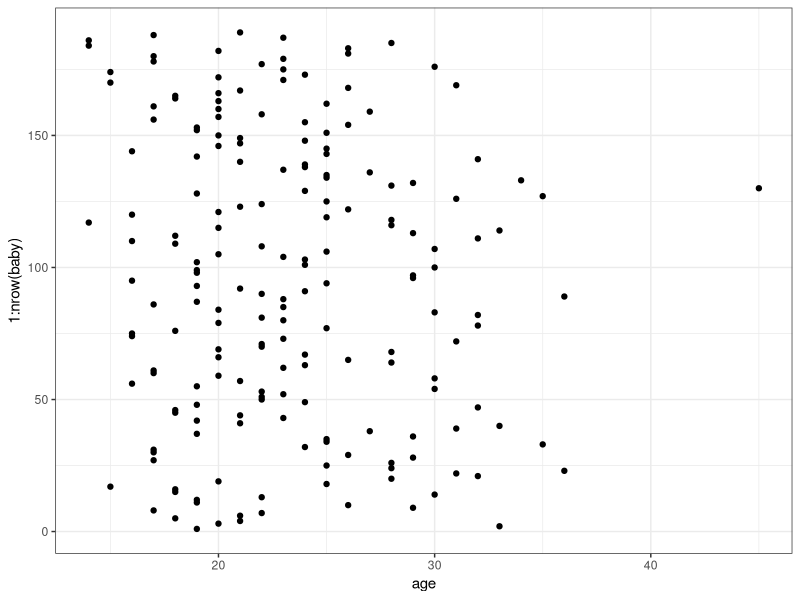
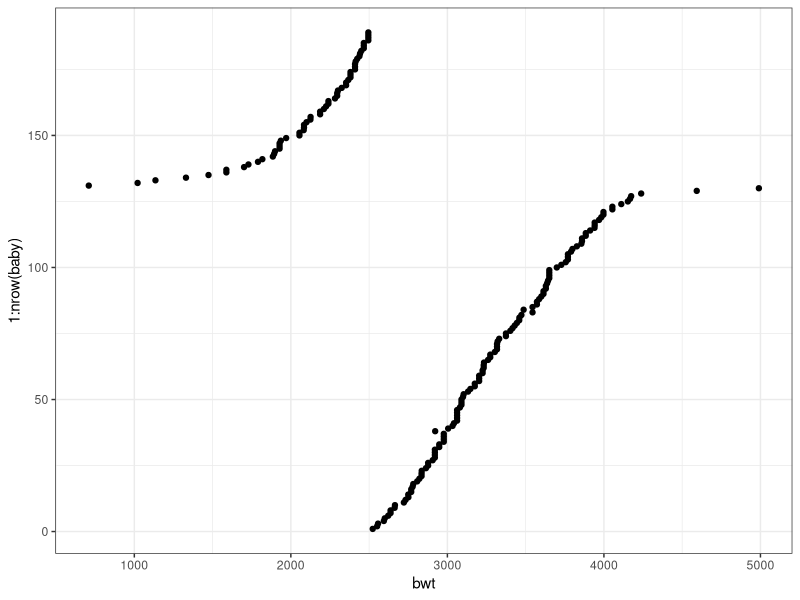
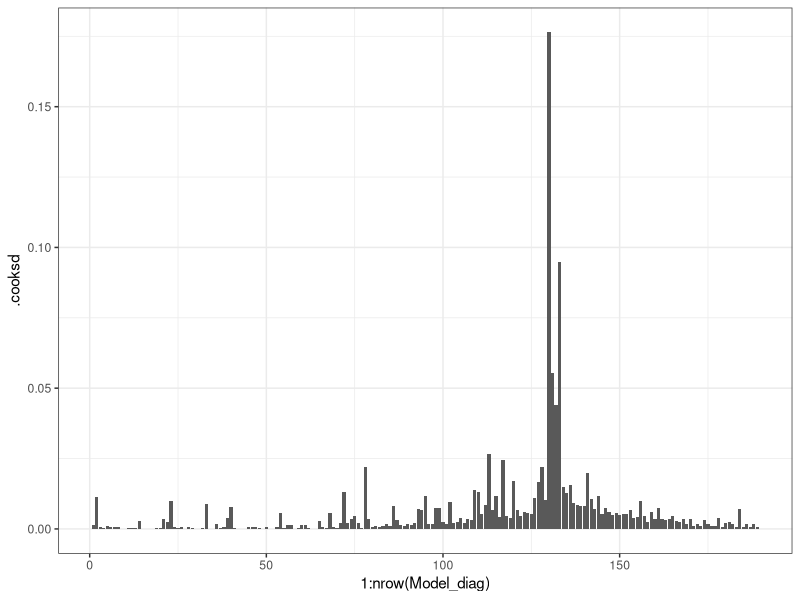
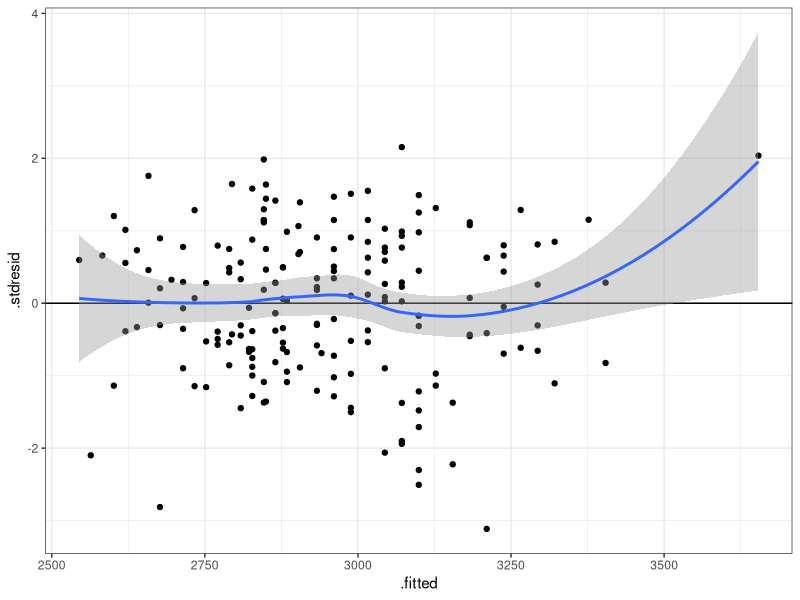
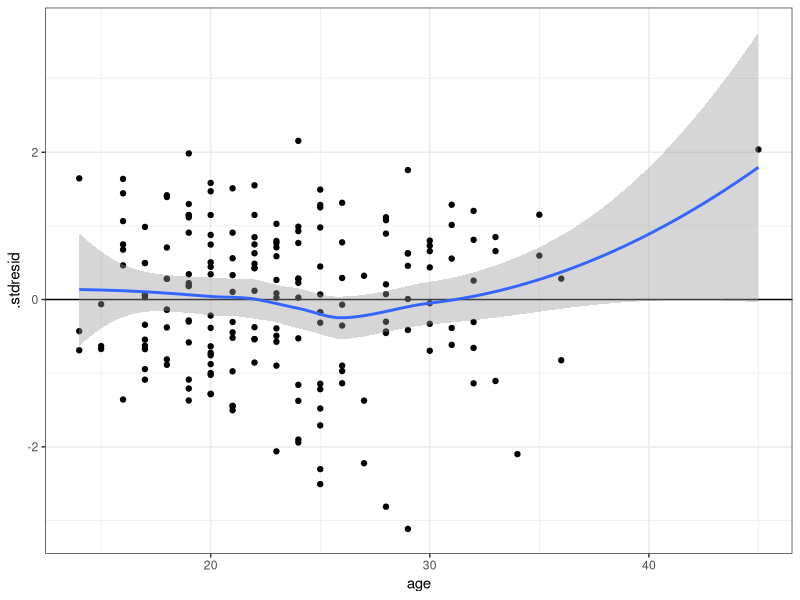
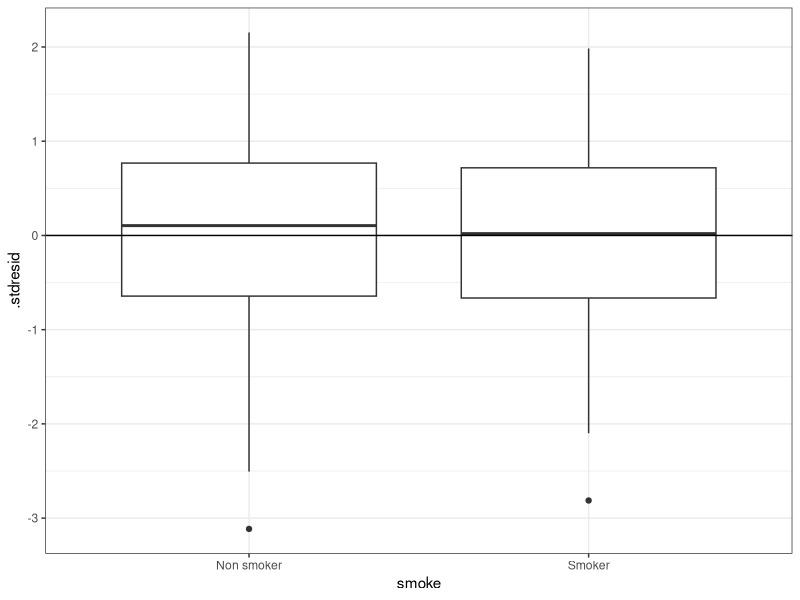
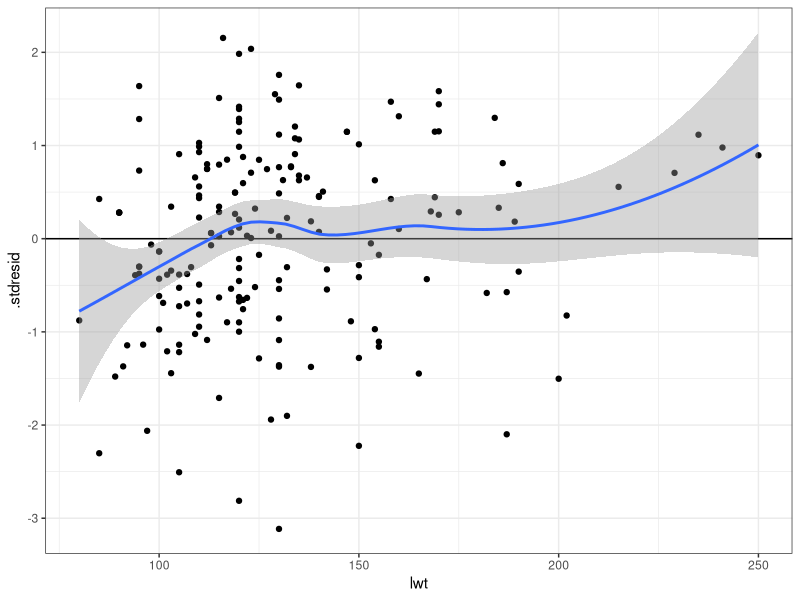

Generate these figures, in order, with R: (Note: this script raises an error after producing the figures.)
# Модели со взаимодействием дискретных и непрерывных предикторов
# В.М. Хайтов, к.б.н.
# Биологический факультет, СПбГУ

# чтобы избежать scientific notation
options(scipen = 6, digits = 3)


# Подбор модели со взаимодействием дискретного и непрерывного предикторов  --------------------------
# Вес новорожденного у курящих и некурящих матерей
# Зависимая переменная:
# - `bwt` --- вес ребенка при рождении.
# Предикторы:
# - `age` --- возраст матери (непрерывный предиктор) .
# - `smoke` --- курила ли мать во время беременности (дискретный предиктор).
# Данные: Hosmer, Lemeshow, 1989

# Чтение данных
library(MASS)
baby <- birthwt # Переименуем данные для удобства
str(baby)

# Преобразуем значения перменных
baby$smoke[baby$smoke == 1] <- 'Smoker'
baby$smoke[baby$smoke == 0] <- 'Non smoker'
baby$smoke <- factor(baby$smoke)

# Исследуем данные
library(ggplot2)
theme_set(theme_bw())
gg_dot <- ggplot(baby, aes(y = 1:nrow(baby))) + geom_point()
gg_dot + aes(x = age)

# Исследуем данные
gg_dot + aes(x = bwt)

# Исследуем данные
table(baby$smoke)
table(baby$age)

# Строим полную модель
Model <- lm(bwt ~ age * smoke, data = baby)

# Диагностика модели --------------------------
# Проверка на коллинеарность
# Построим упрощенную модель для того, чтобы воспользоваться функцией `vif()` из пакета `car`
Mod_vif <- lm(bwt ~ age + smoke, data = baby)
library(car)
vif(Mod_vif)
# Коллинеарности нет.

# Анализ остатков
# Данные для графиков остатков
Model_diag <- fortify(Model)
head(Model_diag)

# График расстояния Кука
ggplot(Model_diag, aes(x = 1:nrow(Model_diag), y = .cooksd)) +
  geom_bar(stat = 'identity')

# График остатков в зависимости от предсказанных значений
gg_resid <- ggplot(data = Model_diag, aes(x = .fitted, y = .stdresid)) +
  geom_point() + geom_hline(yintercept = 0) + geom_smooth()
gg_resid

# Графики остатков в зависимости от предикторов, включенных в модель
# Непрерывный предиктор
gg_resid + aes(x = age)
# Дискретный фактор
ggplot(Model_diag, aes(x = smoke, y = .stdresid)) +
  geom_boxplot() + geom_hline(yintercept = 0)

# Графики остатков в зависимости от предикторов, не включеных в модель
Model_diag$lwt <- baby$lwt
ggplot(data = Model_diag, aes(x = lwt, y = .stdresid)) +
  geom_point() + geom_hline(yintercept = 0) + geom_smooth()

# Квантильный график остатков
library(car)
qqPlot(Model, id = FALSE)


# Анатомируем модель  --------------------------

# Результаты подбора модели
summary(Model)

# Можем ли мы избавиться от взаимодействия?
drop1(Model, test = 'F')
# Если удалить взаимодействия, то модель значимо изменится.

# Модельная матрица при наличии взаимодействий дискретного и непрерывного предиктора
X <- model.matrix(Model)
head(X, 10)

# Вектор коэффициентов
options(digits = 6)
b <- coefficients(Model)
b

# Предсказанные значения в матричном виде
as.numeric(fitted(Model)[1])
(X %*% b) [1]

# Предсказанное значение для объекта, относящегося к базовому уровню
X[1,] # Первая строка в модельной матрице

# Что происходит при матричном умножении
1 * 2406.0580 + 19.0 * 27.7314  + 0 * 798.1749 + 0 * -46.5719


# Предсказанное значение для объекта, не относящегося к базовому уровню
as.numeric(fitted(Model)[3])
X[3,] # Третья строка в модельной матрице

# Что происходит при матричном умножении
1 * 2406.0580 + 20 * 27.7314  + 1 * 798.1749 + 20 * -46.5719



# Визуализация модели со взаимодействием дискретного и непрерывного предикторов  --------------------------

# Диапазон возрастов разный для курящих и некурящих, поэтому...
library(dplyr)
new_data <- baby %>% group_by(smoke)%>%
  do(data.frame(age = seq(min(.$age), max(.$age), length.out = 100)))

# Предсказанные значения
Predictions <- predict(Model, newdata = new_data, se.fit = TRUE)
new_data$fit <- Predictions$fit

# Стандартные ошибки
new_data$se <- Predictions$se.fit
# Критические значения t
t_crit <- qt(0.975, df = nrow(baby) - length(coef(Model)))
# Доверительный интервал
new_data$upr <- new_data$fit + t_crit * new_data$se
new_data$lwr <- new_data$fit - t_crit * new_data$se

# Рисуем график предсказаний
Pl_smoke <- ggplot(new_data, aes(x = age, y = fit)) +
  geom_ribbon(alpha = 0.2, aes(ymin = lwr, ymax = upr, group = smoke)) +
  geom_line(aes(colour = smoke))
Pl_smoke

# На графике предсказаний можно показать исходные значения
Pl_final <- Pl_smoke +
  geom_point(data = baby, aes(x = age, y = bwt, colour = smoke)) +
  scale_colour_discrete('Курила ли мать', labels = c('Не курила', 'Курила')) +
  labs(x = 'Возраст матери', y = 'Вес новорожденного')
Pl_final



# Модели с несколькими уровнями дискретного предиктора и взаимодействием --------------------------


# От чего зависит  обилие птиц во фрагментированных ландшафтах Австралии

bird <- read.csv('data/loyn.csv')

# Предположим, что в фокусе нашего исследования влияние на птиц выпаса скота, но вкупе с другими предикторами, которые также могут влиять на обилие птиц.
# Данные: Loyn, 1987
# Источник: Quinn,Keugh,2002

# Зависимая перменная
# `ABUND` --- обилие птиц на стандартном маршруте
# Предикторов очень много
#
# - `AREA` --- площадь лесного массива (Га)
# - `YRISOL` --- год, в котором произошла изоляция лесного массива
# - `DIST` --- расстояние до ближайшего другого лесного массива (км)
# - `LDIST` --- расстояние до ближайшего более крупного массива (км)
# - `GRAZE` --- качественная оценка уровня выпаса скота (1 - низкий уровень, 5 - высокий уровень)
# - `ALT` --- высота над уровнем моря (м)

# Нет ли выбросов в зависимой переменной?
gg_dot <- ggplot(bird, aes(y = 1:nrow(bird))) + geom_point()
gg_dot + aes(x = ABUND)

# Нет ли выбросов в переменной `AREA`?
gg_dot + aes(x = AREA)

# Нет ли выбросов в переменной `YRISOL`?
gg_dot + aes(x = YRISOL)

# Нет ли выбросов в переменной `DIST`?
gg_dot + aes(x = DIST)

# Нет ли выбросов в переменной `LDIST`?
gg_dot + aes(x = LDIST)

# Нет ли выбросов в переменной `GRAZE`?
gg_dot + aes(x = GRAZE)
# На самом деле это дискретная переменная.
# Ее нужно сделать фактором.

# Нет ли выбросов в переменной `ALT`?
gg_dot + aes(x = ALT)


# Связи между переменными
pairs(bird)

# Удаляем отскакивающие значения.
include <- bird$AREA < 500 & bird$DIST < 1000 & bird$ALT < 250
bird_1 <- bird[include, ]
# Дальше будем работать с датафреймом `bird_1`

# Делаем фактором дискретную переменную `GRAZE`
bird_1$GRAZE_factor <- factor(bird_1$GRAZE)


# Проверка на мультиколлинеарность
# Для того чтобы воспользоваться функцией `vif()`
# из пакета `car`, построим модель без
# взаимодействия предикторов.
Model_vif <- lm(ABUND ~  AREA + YRISOL + DIST + LDIST + GRAZE_factor + ALT, data = bird_1)
library(car)
vif(Model_vif)
# `GRAZE_factor` --- имеет максимальную величину
# vif, но нас интересует, как на обилие птиц
# влияет именно этот фактор. Поэтому мы вместо
# `GRAZE_factor` удалим `YRISOL`.

# Проверка на мультиколлинеарность
Model_vif2 <- update(Model_vif, ~ . - YRISOL)
vif(Model_vif2)
# Теперь мультиколлинеарности нет!

# Подбор модели, описывающей обилие птиц  --------------------------

# Строим модель
Model_bird <- lm(ABUND ~ AREA + DIST + LDIST + ALT  + GRAZE_factor +
                   AREA:GRAZE_factor +
                   DIST:GRAZE_factor +
                   LDIST:GRAZE_factor +
                   ALT:GRAZE_factor,
                 data = bird_1)

# Упрощаем модель. Шаг 1.
drop1(Model_bird, test = 'F')

# Упрощаем модель. Шаг 2.
Model_bird_1 <- update(Model_bird, . ~ . - ALT:GRAZE_factor)
drop1(Model_bird_1, test = 'F')

# Упрощаем модель. Шаг 3.
Model_bird_2 <- update(Model_bird_1, . ~ . - ALT )
drop1(Model_bird_2, test = 'F')

# Упрощаем модель. Шаг 4.
Model_bird_3 <- update(Model_bird_2, . ~ . - LDIST:GRAZE_factor )
drop1(Model_bird_3, test = 'F')

# Упрощаем модель. Шаг 5.
Model_bird_4 <- update(Model_bird_3, . ~ . - LDIST)
drop1(Model_bird_4, test = 'F')

# Упрощаем модель. Шаг 6.
Model_bird_5 <- update(Model_bird_4, . ~ . - DIST:GRAZE_factor )
drop1(Model_bird_5, test = 'F')

# Упрощаем модель. Шаг 7.
Model_bird_6 <- update(Model_bird_5, . ~ . - DIST)
drop1(Model_bird_6, test = 'F')

# Ничего больше сократить нельзя.
# `Model_bird_6` --- это финальная модель.

# Диагностика финальной модели --------------------------

# Есть ли влиятельные наблюдения?
Model_bird_diag <- fortify(Model_bird_6)

ggplot(Model_bird_diag, aes(x = 1:nrow(Model_bird_diag), y = .cooksd)) +
  geom_bar(stat = 'identity')

# График зависимости остатков от предсказанных значений
gg_resid <- ggplot(data = Model_bird_diag, aes(x = .fitted, y = .stdresid)) +
  geom_point() + geom_hline(yintercept = 0) + geom_smooth()
gg_resid

# График зависимости остатков от предикторов, включенных в модель
gg_resid + aes(x = AREA)
ggplot(data = Model_bird_diag, aes(x = GRAZE_factor, y = .stdresid)) +
  geom_boxplot() + geom_hline(yintercept = 0)

# График зависимости остатков от предикторов, не включенных в модель
ggplot(data = Model_bird_diag, aes(x = bird_1$YRISOL, y = .stdresid)) +
  geom_point() + geom_hline(yintercept = 0) + geom_smooth()

ggplot(data = Model_bird_diag, aes(x = bird_1$DIST, y = .stdresid)) +
  geom_point() + geom_hline(yintercept = 0) + geom_smooth()

ggplot(data = Model_bird_diag, aes(x = bird_1$LDIST, y = .stdresid)) +
  geom_point() + geom_hline(yintercept = 0) + geom_smooth()

ggplot(data = Model_bird_diag, aes(x = bird_1$ALT, y = .stdresid)) +
  geom_point() + geom_hline(yintercept = 0) + geom_smooth()


# Представляем результаты подбора модели  --------------------------

# Влияние факторов
Anova(Model_bird_6)

# Для трактовки результатов нужна визуализация модели.
# Формируем данные для графика
new_data <- bird_1 %>%
  group_by (GRAZE_factor) %>%
  do(data.frame(AREA = seq(min(.$AREA), max(.$AREA), length.out = 100)))

Predictions <- predict(Model_bird_6, newdata = new_data, se.fit = TRUE)
# Предсказанные значения
new_data$fit <- Predictions$fit
# Стандартные ошибки
new_data$se <- Predictions$se.fit
# Критические значения t для 95% доверительного интервала
t_crit <- qt(0.975, df = nrow(bird_1) - length(coef(Model_bird_6)))
# Доверительный интервал
new_data$upr <- new_data$fit + t_crit * new_data$se
new_data$lwr <- new_data$fit - t_crit * new_data$se


# Строим график
Plot_birds <- ggplot(new_data, aes(x = AREA, y = fit)) +
  geom_ribbon(alpha = 0.2, aes(ymin = lwr, ymax = upr, group = GRAZE_factor)) +
  geom_line(aes(colour = GRAZE_factor), size = 1) +
  geom_point(data = bird_1, aes(x = AREA, y = ABUND, colour = GRAZE_factor))
Plot_birds

# Последние штрихи к графику
Plot_final <- Plot_birds +
  labs(x = 'Площадь лесного массива',
       y = 'Обилие птиц',
       color = 'Интенсивность \nвыпаса скота')
Plot_final
# О чем говорит рисунок?
